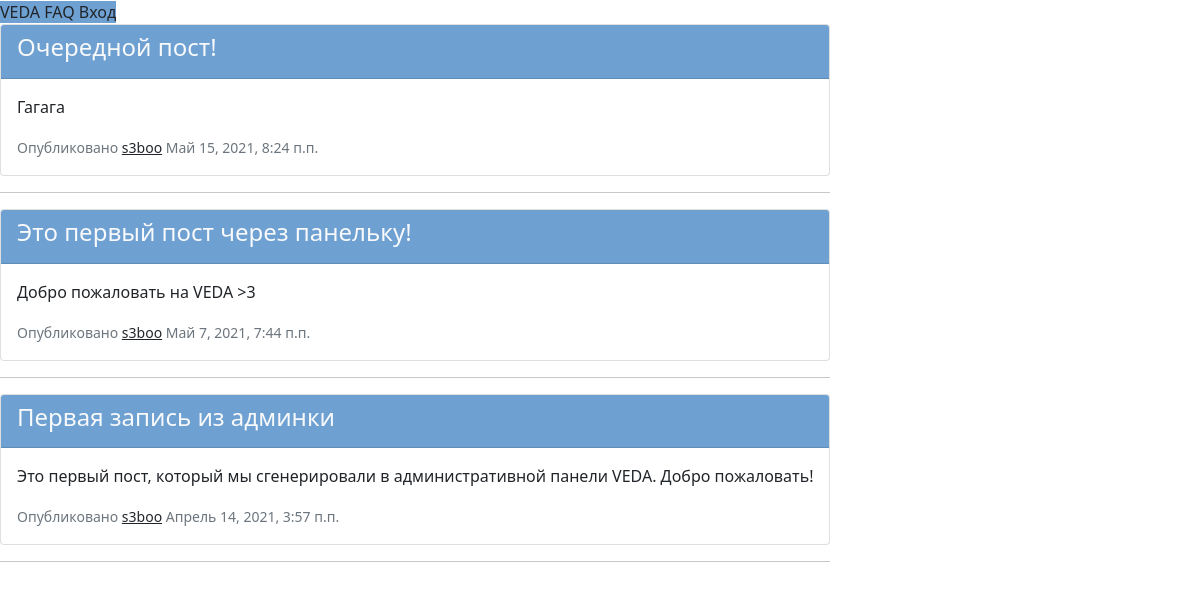
The page / on the database its author committed.
### VEDA_application/models.py (models this page shows, shortened)
class Admin_post(models.Model):
    author = models.ForeignKey(
        Client,
        on_delete=models.SET_NULL,
        null=True
    ) # Автор поста, может отсутствовать
    article = models.CharField(max_length=50)                   # Заголовок поста
    text = models.TextField()                                   # Сообщение поста, неограниченное количество знаков
    date_of_create = models.DateTimeField(auto_now_add=True)    # Дата и время публикации поста
    class Meta():
        ordering = ['-date_of_create']

class Client(models.Model):
    user = models.OneToOneField(
        User,
        on_delete=models.CASCADE,
    )   # Связь один-к-одному с пользователем
    father = models.ForeignKey(
        Parent,
        on_delete=models.SET_NULL,
        null=True,
        related_name='father'
    ) # Связь с родителем внешним ключем
    mother =  models.ForeignKey(
        Parent,
        on_delete=models.SET_NULL,
        null=True,
        related_name='mother'
    ) # Связь с родителем внешним ключом
    status = models.CharField(max_length=100)             # Поле статуса (отображается в профиле пользователя)
    hobbies = models.CharField(max_length=100)            # Поле хобби (используется куратором и отображается в профиле)
    day_of_birthday = models.DateField(null=True)         # Поле дня рождения (используется куратором и отображается в профиле)
    adress = models.CharField(max_length=50)              # Поле адреса (используется только куратором и не виден в профиле)
    vk = models.TextField(blank=True)
    instagram = models.TextField(blank=True)
    gender = models.CharField(choices=(
        ('M', 'Male'),
        ('F', 'Female'),
        ('O', 'Other')
    ), max_length=50, null=True)                          # Пол пользователя в формате первой буквы
    userpic = models.ImageField(upload_to='userpics', null=True, default="default.png")    # Аватар пользователя
    def __str__(self):
            return self.user.username

### VEDA_application/views.py (the view)
# urls.py: path('', views.index, name="index")        # главная страница
def index(request):
    if request.method == 'GET':
        return render(request, 'index.html', context={
            'admin_posts': models.Admin_post.objects.all(), # посты от администратора
            'l_groups': models.Group.objects.filter(listeners__user__username=request.user.username),                     # группы, где есть текущий пользователь
            'm_groups': models.Group.objects.filter(moderators__user__username=request.user.username),                     # группы, где есть текущий пользователь
            'group_posts_listener': models.Group_post.objects.filter(group__listeners__user__username=request.user.username),    # посты в группах, в которых находится пользователь
            'group_posts_moderator': models.Group_post.objects.filter(group__moderators__user__username=request.user.username),    # посты в группах, в которых находится пользователь
            'notifications': models.Notification.objects.filter(receiver__user__username=request.user.username),        # уведомления для пользователя
            'tasks': models.Task.objects.filter(receiver__user__username=request.user.username)                         # задачи из группа для пользователя
        })

### VEDA_application/templates/index.html (shortened to what this page needs)
{% extends 'main_template.html' %}
{% load static %}
{% block application %}
  {% include 'borders_template.html' %}
  <div id="index">
    <b-container class="mt-5">
      <b-row align-h="between" class="d-flex flex-column-reverse flex-md-row">
        <b-col cols="12" {% if user.is_authenticated %} md="6" lg="8" {% endif %} class="p-0 mt-md-0 mt-3">
          <b-tabs  justified>
            <b-tab title="Блог разработчика" active class="pt-3">
              {% for post in admin_posts %}
                <div class="card card-outline-secondary mb-3">
                  <div class="card-header bg-blue text-light">
                    <h4>{{ post.article }}</h4>
                  </div>
                  <div class="card-body">
                    <p>{{ post.text }}</p>
                    <small class="text-muted">Опубликовано <a class="text-dark" href="#">{{ post.author }}</a>  {{ post.date_of_create }}</small>
                  </div>
                </div>
                <hr>
              {% endfor %}
            </b-tab>
          </b-tabs>
        </b-col>
      </b-row>
    </b-container>
  </div>
{% endblock application %}

### static/bg.css (style rules this page uses)
.bg-blue { background-color: #6ea0d2; }

### rows shown on the page
Admin_post: article "Очередной пост!", text "Гагага", author "s3boo", date_of_create "Май 15, 2021, 8:24 п.п."
Admin_post: article "Это первый пост через панельку!", text "Добро пожаловать на VEDA >3", author "s3boo", date_of_create "Май 7, 2021, 7:44 п.п."
Admin_post: article "Первая запись из админки", text "Это первый пост, который мы сгенерировали в административной панели VEDA. Добро пожаловать!", author "s3boo", date_of_create "Апрель 14, 2021, 3:57 п.п."
